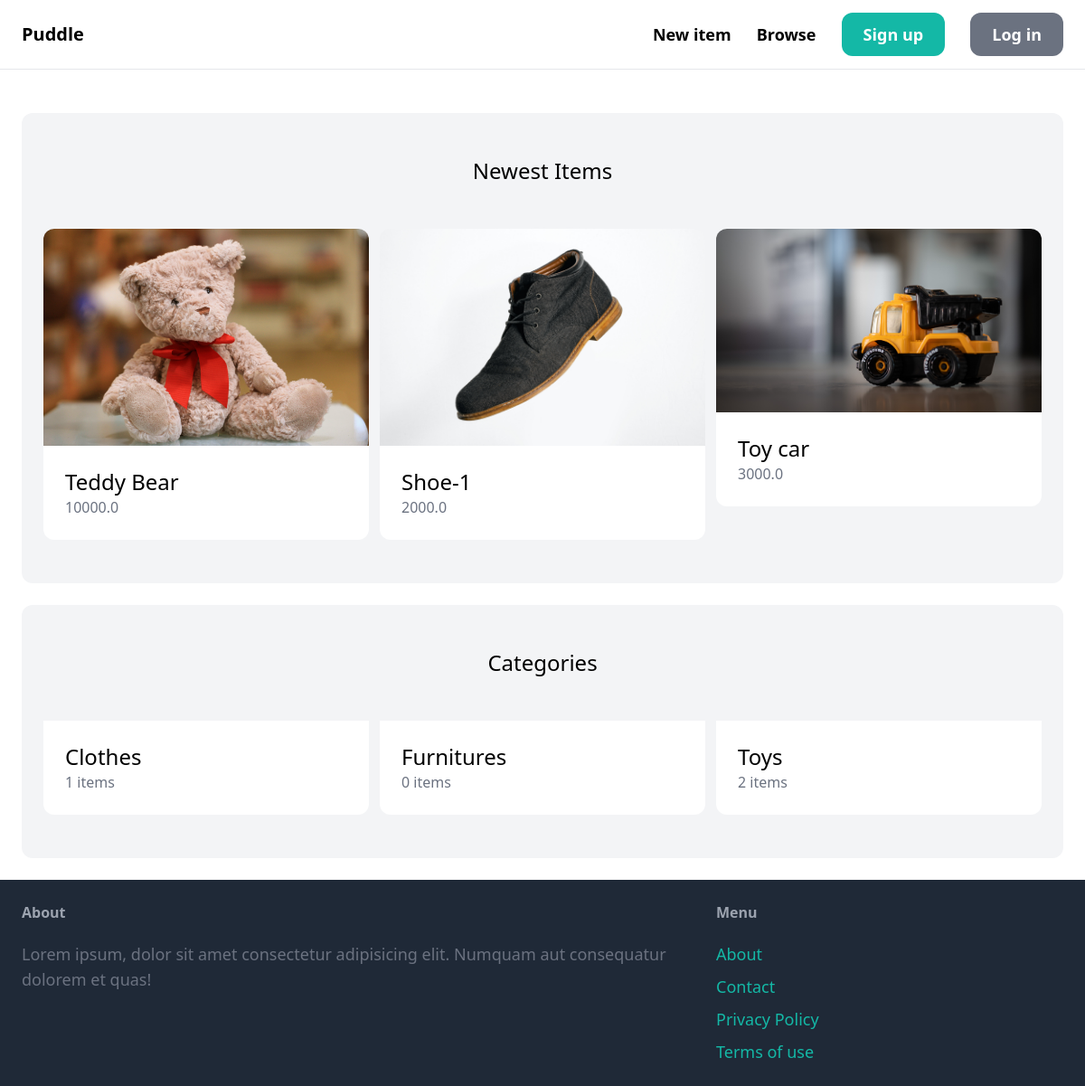
The page / on the database its author committed.
### item/models.py (models this page shows, shortened)
class Item(models.Model):
  name = models.CharField(max_length=255)
  description = models.TextField(blank=True,null=True)
  price = models.FloatField()
  image = models.ImageField(upload_to='item_images',blank=True,null=True)
  is_sold = models.BooleanField(default=False)
  created_at= models.DateTimeField(auto_now_add=True)
  created_by = models.ForeignKey(User,related_name="items",on_delete=models.CASCADE)
  category = models.ForeignKey(Category,related_name="items",on_delete=models.CASCADE)

class Category(models.Model):
  name= models.CharField(max_length=255)
  class Meta:
    ordering =('name',)
    verbose_name_plural ='Categories'

### core/views.py (the view)
# urls.py: path("", views.index, name="index"),
def index(request):
    items = Item.objects.filter(is_sold=False)[0:6]
    categories = Category.objects.all()
    return render(
        request, "core/index.html", {"categories": categories, "items": items}
    )

### core/templates/core/index.html (shortened to what this page needs)
{% extends "core/base.html" %}
{% block content %}
  <div class="mt-6 px-6 py-12 bg-gray-100 rounded-xl">
    <h2 class="mb-12 text-2xl text-center">Newest Items</h2>
    <div class="grid grid-cols-3 gap-3">
      {% for item in items %}
        <div>
          <a href="{% url 'item:detail' item.id %}">
            <div>
              <img src="{{ item.image.url }}" alt="{{ item.name }}" class="rounded-t-xl">
            </div>
            <div class="p-6 bg-white rounded-b-xl">
              <h2 class="text-2xl">{{ item.name }}</h2>
              <p class="text-gray-500">{{ item.price }}</p>
            </div>
          </a>
        </div>
      {% endfor %}
    </div>
  </div>
  <div class="mt-6 px-6 py-12 bg-gray-100 rounded-xl">
    <h2 class="mb-12 text-2xl text-center">Categories</h2>
    <div class="grid grid-cols-3 gap-3">
      {% for category in categories %}
        <div>
          <a href="#">
            <div class="p-6 bg-white rounded-b-xl">
              <h2 class="text-2xl">{{ category.name }}</h2>
              <p class="text-gray-500">{{ category.items.count }} items</p>
            </div>
          </a>
        </div>
      {% endfor %}
    </div>
  </div>
{% endblock content %}

### rows shown on the page
Item: image (picture), name "Teddy Bear", price "10000.0"
Item: image (picture), name "Shoe-1", price "2000.0"
Item: image (picture), name "Toy car", price "3000.0"
Category: name "Clothes", items.count "1"
Category: name "Furnitures", items.count "0"
Category: name "Toys", items.count "2"
